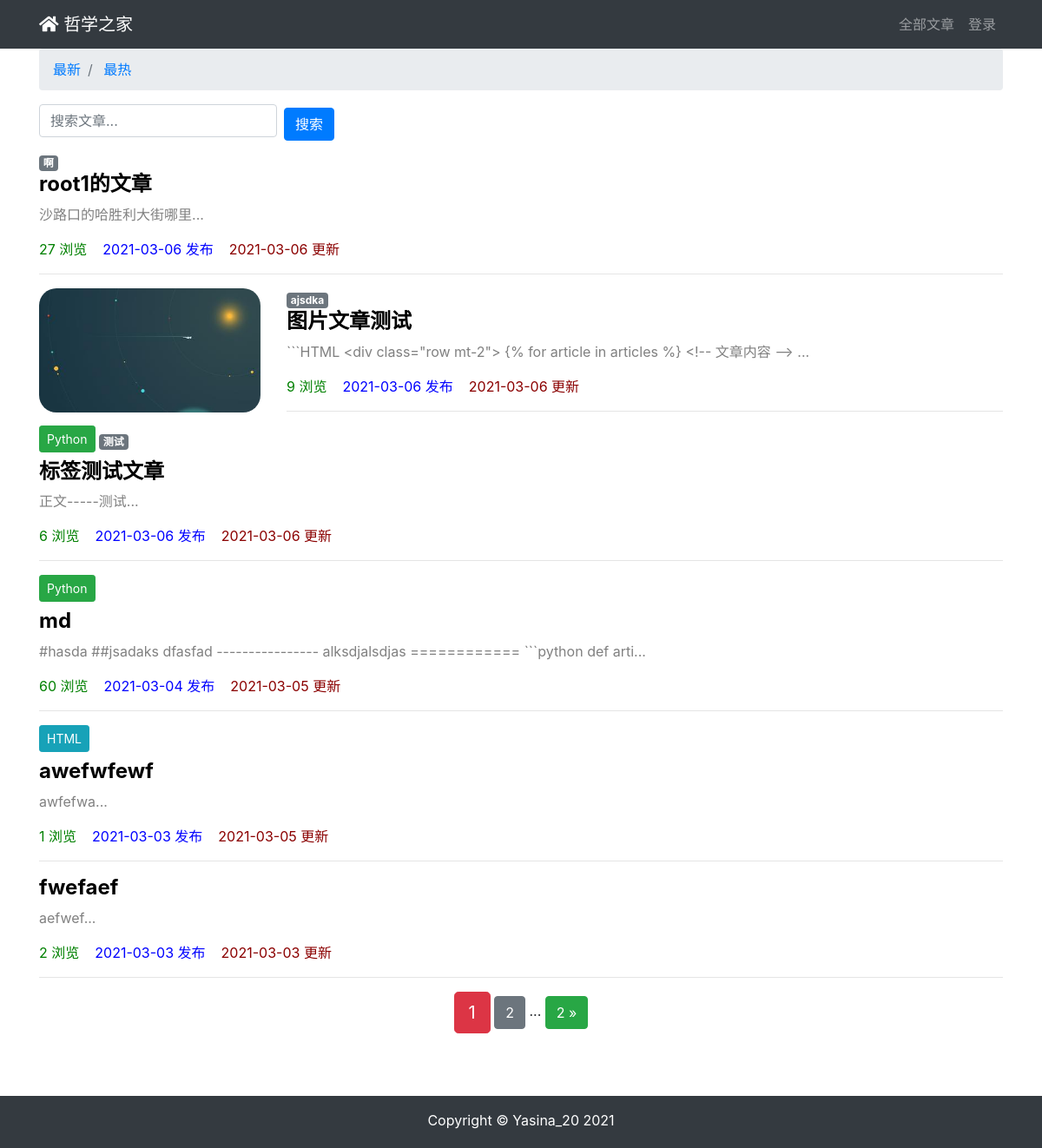
Before: / with the older database file.
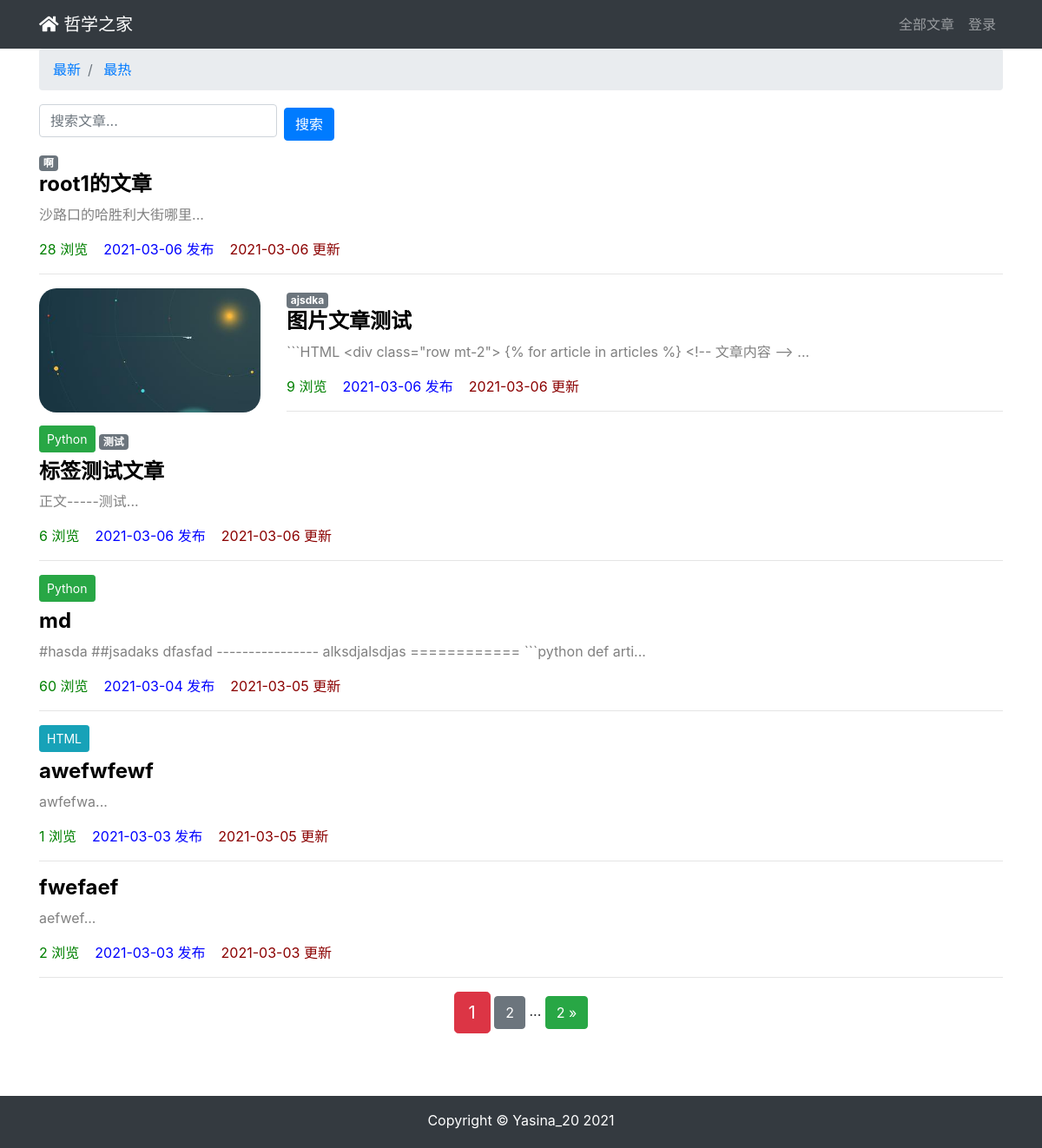
After: the same page with the newer database file.
### app01/models.py (models this page shows, shortened)
class ArticlePost(models.Model):
    author = models.ForeignKey(User, on_delete=models.CASCADE)
    title = models.CharField(max_length=100)
    avatar = models.ImageField(upload_to='article/%Y%m%d', blank=True)
    body = models.TextField()  # 保存大量文本用TextField
    created = models.DateTimeField(default=timezone.now)
    updated = models.DateTimeField(auto_now=True)
    total_views = models.PositiveIntegerField(default=0)
    tags = TaggableManager(blank=True)
    column = models.ForeignKey(
        ArticleColumn,
        null=True,
        blank=True,
        on_delete=models.CASCADE,
        related_name='article'
    )
    class Meta:
        ordering = ('-created',)

### app01/views.py (the view)
# urls.py: path('', views.article_list, name='index'),
def article_list(request):
    search = request.GET.get('search')
    order = request.GET.get('order')
    column = request.GET.get('column')
    tag = request.GET.get('tags')
    articles = ArticlePost.objects.all()
    if search:
        articles = articles.filter(
            Q(title__icontains=search) |
            Q(body__icontains=search)
        )
    else:
        search = ''
    if column is not None and column.isdigit():
        articles = articles.filter(column=column)
    if tag and tag != 'None':
        articles = articles.filter(tags__name__in=[tag])
    if order == 'total_views':
        articles = articles.order_by('-total_views')
    paginator = Paginator(articles, 6)
    page = request.GET.get('page')
    articles = paginator.get_page(page)
    context = {'articles': articles,
               'order': order,
               'search': search,
               'tag': tag,
               }
    return render(request, 'article/list.html', context)

### app01/models.py (called while the page is built)
    def __str__(self):
        return self.title

### templates/article/list.html (shortened to what this page needs)
{% extends "base.html" %}
{% load static %}
{% block content %}
<div class="container">
    <nav aria-label="breadcrumb">
        <ol class="breadcrumb">
            <li class="breadcrumb-item">
            <a href="{% url 'app01:article_list' %}?search={{ search }}">
                最新</a>
            </li>
             <li class="breadcrumb-item">
            <a href="{% url 'app01:article_list' %}?order=total_views&search={{ search }}">
                最热</a>
             </li>
        </ol>
    </nav>
    <div class="row">
        <div class="col-auto mr-auto">
            <form class="form-inline" >
                <input type="text"
                    class="form-control mb-2 mr-sm-2"
                    name="search"
                    placeholder="搜索文章..."
                >
                <input type="submit" value="搜索" class="btn btn-primary">
            </form>
        </div>
    </div>
    <div class="row mt-2">
        {% for article in articles %}
            {% if article.avatar %}
                <div class="col-3">
                    <img src="{{ article.avatar.url }}" alt="avatar" style="max-width:100%; border-radius: 20px">
                </div>
                <div class="col-9">
            {% else %}
                <div class="col-12">
            {% endif %}
                {% if article.column %}
                    <button type="button"
                        class="btn btn-sm mb-2
                            {% if article.column.title == 'Python' %}
                                btn-success
                            {% elif article.column.title == 'JAVA' %}
                                btn-primary
                            {% elif article.column.title == 'HTML' %}
                                btn-info
                            {% endif %}
                        ">
                        {{ article.column }}
                    </button>
                {% endif %}
                <span>
                    {% for tag in article.tags.all %}
                    <a href="{% url 'article:article_list' %}?tags={{ tag }}" class="badge badge-secondary">{{ tag }}</a>
                    {% endfor %}
                </span>
                <h4>
                    <b>
                        <a href="{% url 'article:article_detail' article.id %}" style="color: black;">
                            {{ article.title }}</a>
                    </b>
                </h4>
                <p style="color: gray;">
                    {{ article.body|slice:'100' }}...
                </p>
                <p>
                    <span style="color: green;">
                        {{ article.total_views }} 浏览&nbsp;&nbsp;&nbsp;
                    </span>
                    <span style="color: blue;">
                        {{ article.created|date:'Y-m-d' }} 发布&nbsp;&nbsp;&nbsp;
                    </span>
                    <span style="color: darkred;">
                        {{ article.updated|date:'Y-m-d' }} 更新
                    </span>
                </p><hr style="width: 100%;"/>
            </div>
        {% endfor %}
    </div>
    <div class="pagination row">
        <div class="m-auto">
            <span class="step-links">
                <span class="current btn btn-danger btn-lg">
                    {{ articles.number }}
                </span>
                {% if articles.has_next %}
                    <a href="?page={{ articles.next_page_number }}&order={{ order }}&search={{ search }}&tag={{ tag }}" class="btn btn-secondary">
                        {{ articles.next_page_number }}
                    </a>
                    <span>...</span>
                    <a href="?page={{ articles.paginator.num_pages }}&order={{ order }}&search={{ search }}&tag={{ tag }}" class="btn btn-success">
                        {{ articles.paginator.num_pages }} &raquo;
                    </a>
                {% endif %}
            </span>
        </div>
    </div>
</div>
{% endblock content %}

Changed rows visible on the page:
changed ArticlePost "root1的文章": total_views "27" → "28"
